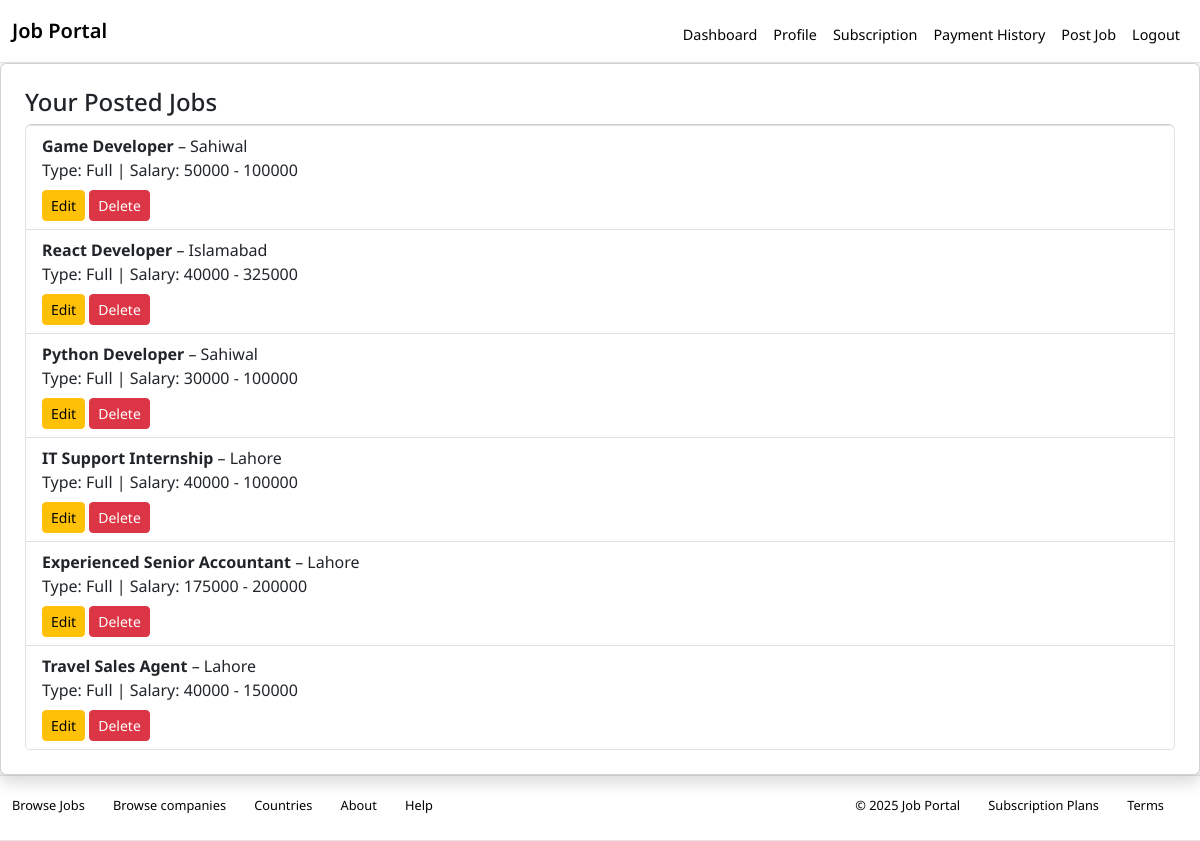
Screenshot of /employer/jobs/ (signed in) with the database file from the repository.
### core/models.py (models this page shows)
class Job(models.Model):
    employer = models.ForeignKey(EmployerProfile, on_delete=models.CASCADE)
    title = models.CharField(max_length=150)
    description = models.TextField()
    skills_required = models.TextField()
    location = models.CharField(max_length=100)
    salary_min = models.IntegerField()
    salary_max = models.IntegerField()
    job_type = models.CharField(max_length=20, choices=[('full', 'Full-Time'), ('part', 'Part-Time'), ('remote', 'Remote'), ('intern', 'Internship')])
    created_at = models.DateTimeField(auto_now_add=True)
    expiry_date = models.DateField()
    is_active = models.BooleanField(default=True)

### core/views.py (the view)
# urls.py: path('employer/jobs/', my_jobs, name='my-jobs'),
@login_required
def my_jobs(request):
    if request.user.role != 'employer':
        messages.error(request, "Access denied.")
        return redirect('dashboard')
    jobs = Job.objects.filter(employer=request.user.employerprofile)
    return render(request, 'core/my_jobs.html', {'jobs': jobs})

### core/templates/core/my_jobs.html (shortened to what this page needs)
{% extends 'base.html' %}
{% block content %}
<div class="card p-4 shadow">
  <h4>Your Posted Jobs</h4>
  <ul class="list-group">
    {% for job in jobs %}
    <li class="list-group-item">
        <strong>{{ job.title }}</strong> – {{ job.location }}<br>
        Type: {{ job.job_type|title }} | Salary: {{ job.salary_min }} - {{ job.salary_max }}<br>
        <a href="{% url 'edit-job' job.id %}" class="btn btn-sm btn-warning mt-2">Edit</a>
        <a href="{% url 'delete-job' job.id %}" class="btn btn-sm btn-danger mt-2">Delete</a>
      </li>
    {% empty %}
      <li class="list-group-item">No jobs posted yet.</li>
    {% endfor %}
  </ul>
</div>
{% endblock %}

### core/templates/base.html (style rules this page uses)
body { font-family: 'Noto Sans', 'Helvetica Neue', Helvetica, Arial, sans-serif !important; }

### rows the page displays
Job: title "Game Developer", location "Sahiwal", job_type "Full", salary_min "50000", salary_max "100000"
Job: title "React Developer", location "Islamabad", job_type "Full", salary_min "40000", salary_max "325000"
Job: title "Python Developer", location "Sahiwal", job_type "Full", salary_min "30000", salary_max "100000"
Job: title "IT Support Internship", location "Lahore", job_type "Full", salary_min "40000", salary_max "100000"
Job: title "Experienced Senior Accountant", location "Lahore", job_type "Full", salary_min "175000", salary_max "200000"
Job: title "Travel Sales Agent", location "Lahore", job_type "Full", salary_min "40000", salary_max "150000"
